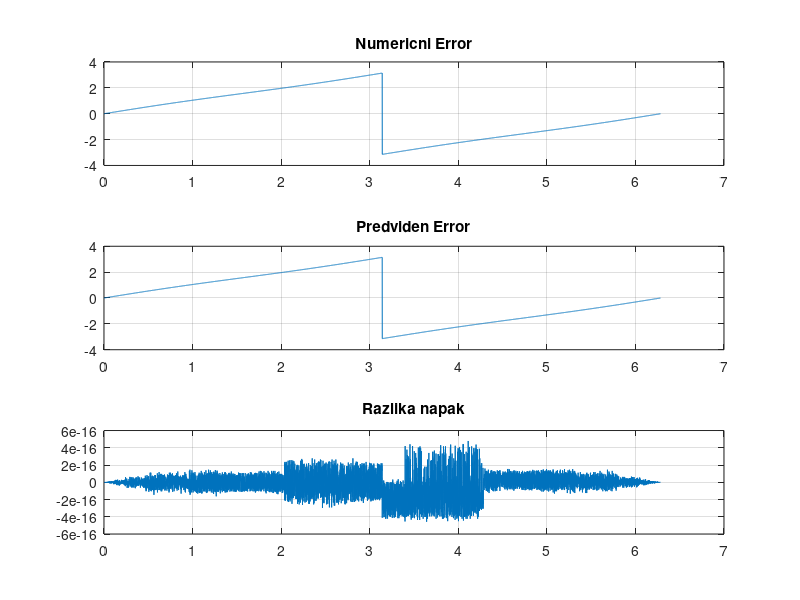

This figure's MATLAB source: (Note: this script raises an error after producing the figure.)
% Mitja Alic 2018.06.22 Notranje Gorice
% funkcija predvivdi kaksen bo pogresek atan ce je sin ali cos povzrocena 1
% in samo 1 deformacija. Popravis lahko fazo, amplitudo ali offset enega od
% signalov.
clear

sinOff = 0.0;
cosOff = 0.0;

sinAmp = 1.1;
cosAmp = 1;

sinFaza = 0*pi/180;
cosFaza = 0*pi/180;







theta = linspace(0,2*pi-2*pi/8192,8192);

Sin = sinOff+ sinAmp.*sin(theta+sinFaza);
Cos = cosOff+ cosAmp.*cos(theta+cosFaza);

kot = atan2(Sin,Cos);
Err = kot - atan2(sin(theta),cos(theta));
Err(Err<-pi) = Err(Err<-pi)+2*pi;
Err(Err> pi) = Err(Err> pi)-2*pi;
PredErr = zeros(size(theta));
PredErr = PredErr+(sinFaza+cosFaza)/2;

razAmp = sinAmp/cosAmp;
for n = 1:15
    
    PredErr = PredErr+ ...
        1/n.*((razAmp-1)/(razAmp+1))^n*sin(2*n*theta)+...
        1/n.*tan(sinFaza/2)^n*sin(2*n*theta+n*pi/2+n*sinFaza)+...
        1/n.*tan(cosFaza/2)^n*sin(2*n*theta+n*pi/2+n*cosFaza)+...
        1/n*sinOff^n*sin(n*theta +n*pi/2)+ ...
        1/n*cosOff^n*sin(n*theta +n*pi);
end

figure(1)
subplot(3,1,1)
plot(theta,kot)
grid on
title('Numericni Error')

subplot(3,1,2)
plot(theta,PredErr+atan2(sin(theta),cos(theta)))
grid on
title('Predviden Error')

subplot(3,1,3)
plot(theta,PredErr-Err)
grid on
title('Razlika napak')

fftPred = mojfft(PredErr);
fftErr = mojfft(Err);

fftAmp= [fftErr{1},fftPred{1},fftErr{1}-fftPred{1}];
fftPh= [fftErr{2},fftPred{2},fftErr{2}-fftPred{2}];


